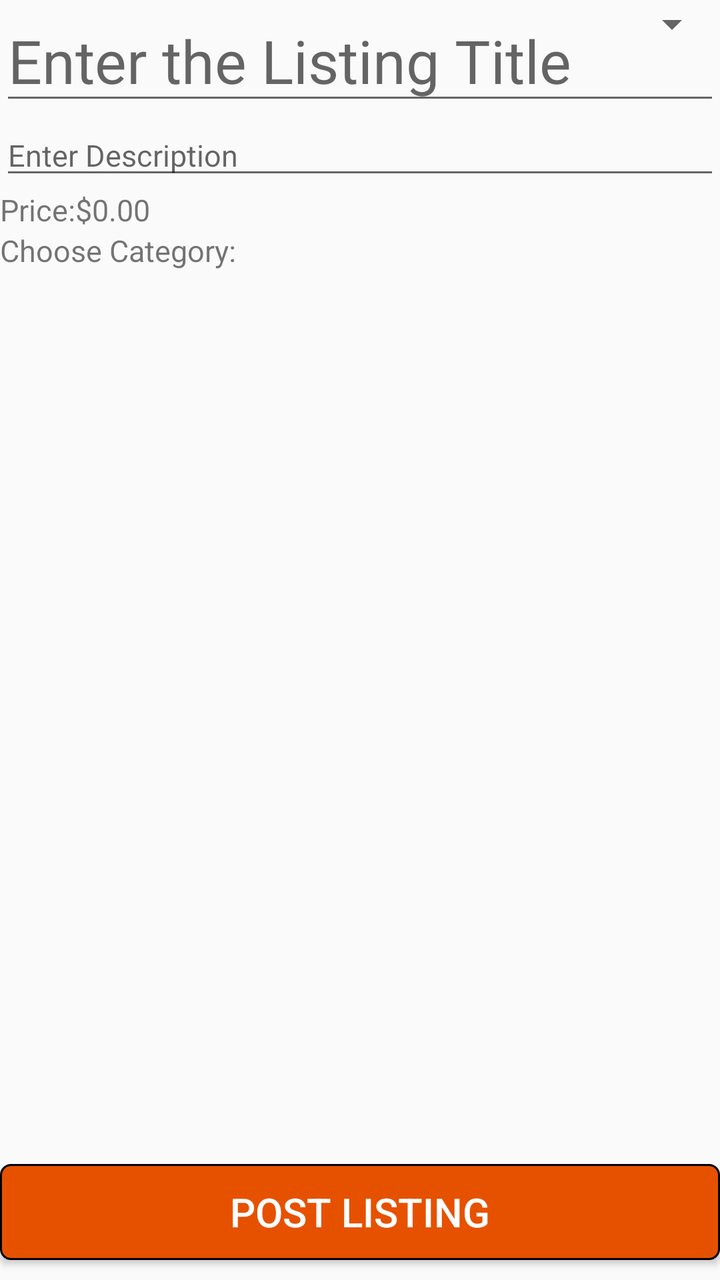
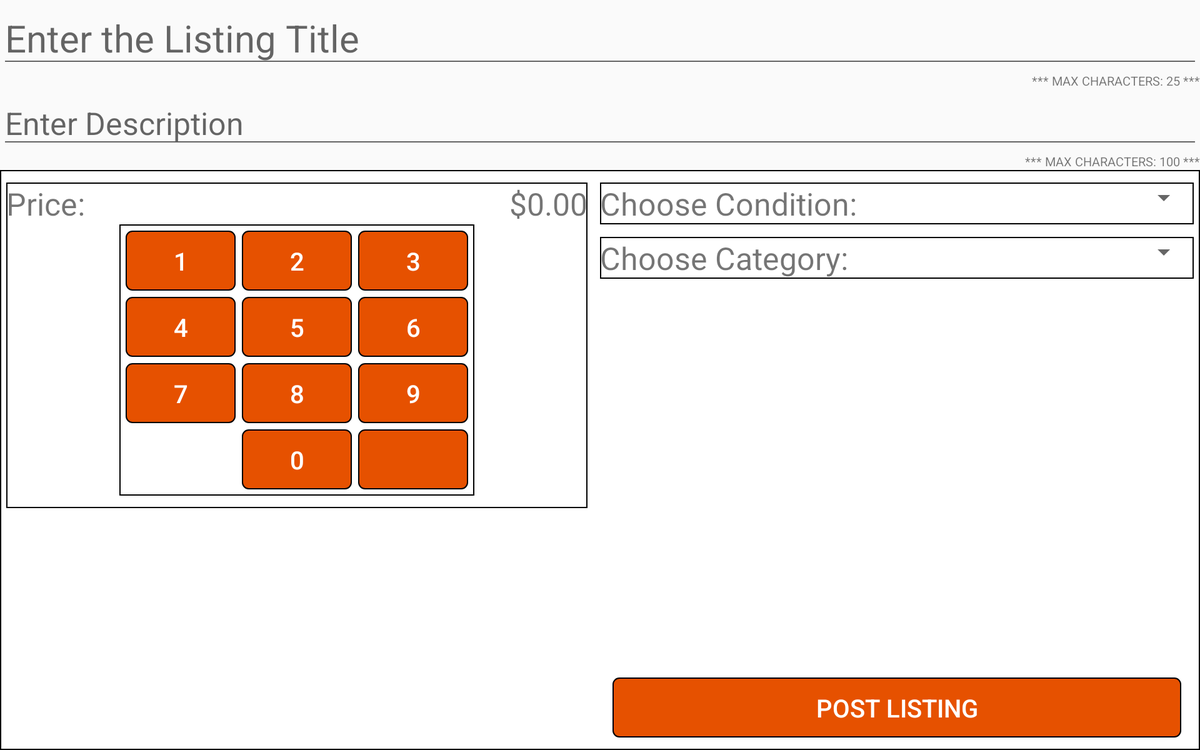

One screen, two layout resources from the same app: the default and the repository's alternative for another configuration. Each is rendered where Android would select it; the XML of both is given below.
<!-- AndroidManifest.xml: application theme AppTheme -->
<!-- res/layout/fragment_new_listing.xml -->
<RelativeLayout xmlns:android="http://schemas.android.com/apk/res/android"
    xmlns:tools="http://schemas.android.com/tools"
    android:layout_width="match_parent"
    android:layout_height="match_parent"
    tools:context=".NewListing">

    <EditText
        android:id="@+id/new_list_title"
        android:layout_width="match_parent"
        android:layout_height="wrap_content"
        android:hint="Enter the Listing Title"
        android:textSize="30dp"/>

    <EditText
        android:id="@+id/new_list_description"
        android:layout_width="match_parent"
        android:layout_height="wrap_content"
        android:hint="Enter Description"
        android:textSize="15dp"
        android:layout_below="@+id/new_list_title"/>

    <TextView
        android:id="@+id/new_list_price_tv"
        android:layout_width="wrap_content"
        android:layout_height="wrap_content"
        android:text="Price:"
        android:textSize="15dp"
        android:layout_below="@id/new_list_description" />

    <TextView
        android:id="@+id/new_list_price"
        android:layout_width="match_parent"
        android:layout_height="wrap_content"
        android:text="$0.00"
        android:textSize="15dp"
        android:layout_toRightOf="@+id/new_list_price_tv"
        android:layout_below="@id/new_list_description"/>

    <Button
        android:id="@+id/price_button"
        style="@style/ButtonStyle"
        android:text="CHANGE PRICE"
        android:layout_below="@+id/new_list_description"
        android:layout_toRightOf="@+id/new_list_price"/>

    <TextView
        android:id="@+id/new_list_category_tv"
        android:layout_width="wrap_content"
        android:layout_height="wrap_content"
        android:text="Choose Category:"
        android:textSize="15dp"
        android:layout_below="@+id/new_list_price_tv"/>

    <Spinner
        android:id="@+id/new_list_category_spinner"
        android:layout_width="match_parent"
        android:layout_height="wrap_content"
        android:textAlignment="center"/>

    <Button
        android:id="@+id/post_listing_button"
        style="@style/ButtonStyle"
        android:layout_alignParentBottom="true"
        android:text="POST LISTING"
        android:layout_marginBottom="10dp"/>

</RelativeLayout>
<!-- resources referenced by this layout -->
<resources>
  <style name="ButtonStyle">
          <item name="android:layout_width">match_parent</item>
          <item name="android:layout_height">wrap_content</item>
          <item name="android:textSize">20dp</item>
          <item name="android:textColor">#FFF</item>
          <item name="android:colorBackground">@color/colorPrimary</item>
          <item name="android:background">@drawable/rounded_button</item>
      </style>
  <style name="AppTheme" parent="Theme.AppCompat.Light.DarkActionBar">
          
          <item name="colorPrimary">@color/colorPrimary</item>
          <item name="colorPrimaryDark">@color/colorPrimaryDark</item>
      </style>
  <color name="colorPrimary">#E65100</color>
  <!-- drawable rounded_button (drawable) -->
  <?xml version="1.0" encoding="utf-8"?>
  <shape xmlns:android="http://schemas.android.com/apk/res/android" android:shape="rectangle">
      <gradient
          android:startColor="@color/colorPrimary"
          android:endColor="@color/colorPrimary">
      </gradient>
      <padding android:left="15dp"
          android:top="1dp"
          android:right="15dp"
          android:bottom="1dp" />
      <stroke
          android:width="1dp"
          android:color="#000" />
      <corners
          android:radius="5dp"/>
  </shape>
  <color name="colorPrimaryDark">#000</color>
</resources>
<!-- res/layout-large-land/fragment_new_listing.xml (the repository's variant of the layout above) -->
<!-- drawn on a 7-inch tablet turned sideways -->
<RelativeLayout xmlns:android="http://schemas.android.com/apk/res/android"
    xmlns:tools="http://schemas.android.com/tools"
    android:layout_width="match_parent"
    android:layout_height="match_parent"
    tools:context=".NewListing">

    <EditText
        android:id="@+id/new_list_title"
        android:layout_width="match_parent"
        android:layout_height="wrap_content"
        android:hint="Enter the Listing Title"
        android:textSize="30dp"
        android:maxLength="25"
        android:inputType="text"
        android:digits="@string/myAlphaNumeric"/>

    <TextView
        android:id="@+id/char_notice_title"
        android:layout_width="wrap_content"
        android:layout_height="wrap_content"
        android:text="*** MAX CHARACTERS: 25 ***"
        android:textSize="10dp"
        android:layout_below="@+id/new_list_title"
        android:layout_alignParentRight="true"/>

    <EditText
        android:id="@+id/new_list_description"
        android:layout_width="match_parent"
        android:layout_height="wrap_content"
        android:hint="Enter Description"
        android:textSize="25dp"
        android:inputType="text"
        android:digits="@string/myAlphaNumeric"
        android:layout_below="@+id/char_notice_title"/>

    <TextView
        android:id="@+id/char_notice_description"
        android:layout_width="wrap_content"
        android:layout_height="wrap_content"
        android:text="*** MAX CHARACTERS: 100 ***"
        android:textSize="10dp"
        android:layout_below="@+id/new_list_description"
        android:layout_alignParentRight="true"/>

    <TableRow
        android:id="@+id/other_params"
        android:layout_width="match_parent"
        android:layout_height="match_parent"
        android:layout_below="@id/char_notice_description"
        android:background="@drawable/text_view_border">

        <RelativeLayout
            android:id="@+id/new_list_price_block"
            android:background="@drawable/text_view_border"
            android:layout_below="@+id/char_notice_description"
            android:layout_width="match_parent"
            android:layout_height="wrap_content"
            android:layout_marginTop="10dp"
            android:layout_marginRight="10dp"
            android:layout_marginLeft="5dp"
            android:layout_weight="1">
            <TextView
                android:id="@+id/new_list_price_tv"
                android:layout_width="wrap_content"
                android:layout_height="wrap_content"
                android:text="Price: "
                android:textSize="25dp" />

            <TextView
                android:id="@+id/new_list_price"
                android:layout_width="match_parent"
                android:layout_height="wrap_content"
                android:text="$0.00"
                android:textSize="25dp"
                android:gravity="right"
                android:layout_toRightOf="@+id/new_list_price_tv" />

            
            <RelativeLayout
                android:id="@+id/number_button_block"
                android:background="@drawable/text_view_border"
                android:layout_below="@+id/new_list_price_tv"
                android:layout_width="wrap_content"
                android:layout_height="wrap_content"
                android:layout_marginBottom="10dp"
                android:layout_centerInParent="true">

                <Button
                    android:id="@+id/button_one"
                    style="@style/ButtonStyle"
                    android:layout_width="wrap_content"
                    android:text="1"
                    android:layout_marginRight="5dp"
                    android:layout_marginBottom="5dp"
                    android:layout_marginLeft="5dp"
                    android:layout_marginTop="5dp"/>

                <Button
                    android:id="@+id/button_two"
                    style="@style/ButtonStyle"
                    android:layout_width="wrap_content"
                    android:text="2"
                    android:layout_marginRight="5dp"
                    android:layout_marginBottom="5dp"
                    android:layout_marginTop="5dp"
                    android:layout_toRightOf="@id/button_one"/>

                <Button
                    android:id="@+id/button_three"
                    style="@style/ButtonStyle"
                    android:layout_width="wrap_content"
                    android:text="3"
                    android:layout_marginRight="5dp"
                    android:layout_marginBottom="5dp"
                    android:layout_marginTop="5dp"
                    android:layout_toRightOf="@+id/button_two"/>

                <Button
                    android:id="@+id/button_four"
                    style="@style/ButtonStyle"
                    android:layout_width="wrap_content"
                    android:text="4"
                    android:layout_marginRight="5dp"
                    android:layout_marginLeft="5dp"
                    android:layout_marginBottom="5dp"
                    android:layout_below="@+id/button_one"/>

                <Button
                    android:id="@+id/button_five"
                    style="@style/ButtonStyle"
                    android:layout_width="wrap_content"
                    android:text="5"
                    android:layout_marginRight="5dp"
                    android:layout_marginBottom="5dp"
                    android:layout_toRightOf="@+id/button_four"
                    android:layout_below="@+id/button_one"/>

                <Button
                    android:id="@+id/button_six"
                    style="@style/ButtonStyle"
                    android:layout_width="wrap_content"
                    android:text="6"
                    android:layout_marginRight="5dp"
                    android:layout_marginBottom="5dp"
                    android:layout_toRightOf="@+id/button_two"
                    android:layout_below="@+id/button_one"/>

                <Button
                    android:id="@+id/button_seven"
                    style="@style/ButtonStyle"
                    android:layout_width="wrap_content"
                    android:text="7"
                    android:layout_marginRight="5dp"
                    android:layout_marginLeft="5dp"
                    android:layout_marginBottom="5dp"
                    android:layout_below="@+id/button_four"/>

                <Button
                    android:id="@+id/button_eight"
                    style="@style/ButtonStyle"
                    android:layout_width="wrap_content"
                    android:text="8"
                    android:layout_marginRight="5dp"
                    android:layout_marginBottom="5dp"
                    android:layout_toRightOf="@+id/button_seven"
                    android:layout_below="@+id/button_four"/>

                <Button
                    android:id="@+id/button_nine"
                    style="@style/ButtonStyle"
                    android:layout_width="wrap_content"
                    android:text="9"
                    android:layout_marginRight="5dp"
                    android:layout_marginBottom="5dp"
                    android:layout_toRightOf="@+id/button_eight"
                    android:layout_below="@+id/button_four"/>

                <Button
                    android:id="@+id/button_zero"
                    style="@style/ButtonStyle"
                    android:layout_width="wrap_content"
                    android:text="0"
                    android:layout_marginRight="5dp"
                    android:layout_marginBottom="5dp"
                    android:layout_below="@+id/button_eight"
                    android:layout_centerInParent="true"/>

                <Button
                    android:id="@+id/price_back_button"
                    style="@style/ButtonStyle"
                    android:layout_width="wrap_content"
                    android:drawableEnd="@drawable/right_arrow_icon"
                    android:layout_marginRight="5dp"
                    android:layout_marginBottom="5dp"
                    android:layout_below="@id/button_eight"
                    android:layout_toRightOf="@id/button_zero"/>

            </RelativeLayout>
        </RelativeLayout>

        <RelativeLayout
            android:layout_weight="1"
            android:layout_width="match_parent"
            android:layout_height="match_parent"
            android:layout_marginRight="5dp">

            <TableRow
                android:id="@+id/new_list_condition_row"
                android:background="@drawable/text_view_border"
                android:layout_width="match_parent"
                android:layout_height="wrap_content"
                android:layout_marginTop="10dp">
                <TextView
                    android:id="@+id/new_list_condition_tv"
                    android:layout_width="wrap_content"
                    android:layout_height="wrap_content"
                    android:text="Choose Condition:"
                    android:textSize="25dp"/>

                <Spinner
                    android:id="@+id/new_list_condition_spinner"
                    android:layout_width="match_parent"
                    android:layout_height="wrap_content"
                    android:textAlignment="center" />

            </TableRow>

            <TableRow
                android:id="@+id/new_list_category_row"
                android:layout_below="@+id/new_list_condition_row"
                android:background="@drawable/text_view_border"
                android:layout_width="match_parent"
                android:layout_height="wrap_content"
                android:layout_marginTop="10dp">
                <TextView
                    android:id="@+id/new_list_category_tv"
                    android:layout_width="wrap_content"
                    android:layout_height="wrap_content"
                    android:text="Choose Category:"
                    android:textSize="25dp" />

                <Spinner
                    android:id="@+id/new_list_category_spinner"
                    android:layout_width="match_parent"
                    android:layout_height="wrap_content"
                    android:textAlignment="center"/>
            </TableRow>


            <Button
                android:id="@+id/post_listing_button"
                style="@style/ButtonStyle"
                android:layout_alignParentBottom="true"
                android:text="POST LISTING"
                android:layout_marginBottom="10dp"
                android:layout_marginRight="10dp"
                android:layout_marginLeft="10dp"/>

        </RelativeLayout>

    </TableRow>




</RelativeLayout>
<!-- resources referenced by the variant -->
<!-- as a 7-inch tablet turned sideways resolves them -->
<resources>
  <!-- drawable text_view_border (drawable) -->
  <?xml version="1.0" encoding="utf-8"?>
  <shape xmlns:android="http://schemas.android.com/apk/res/android" android:shape="rectangle" >
      <solid android:color="#ffffff" />
      <stroke android:width="1dip" android:color="#000"/>
  </shape>
  <string name="myAlphaNumeric">abcdefghijklmnopqrstuvwxyz ABCDEFGHIJKLMNOPQRSTUVWXYZ0123456789</string>
  <style name="ButtonStyle">
          <item name="android:layout_width">match_parent</item>
          <item name="android:layout_height">wrap_content</item>
          <item name="android:textSize">20dp</item>
          <item name="android:textColor">#FFF</item>
          <item name="android:colorBackground">@color/colorPrimary</item>
          <item name="android:background">@drawable/rounded_button</item>
      </style>
  <style name="AppTheme" parent="Theme.AppCompat.Light.DarkActionBar">
          
          <item name="colorPrimary">@color/colorPrimary</item>
          <item name="colorPrimaryDark">@color/colorPrimaryDark</item>
      </style>
  <color name="colorPrimary">#E65100</color>
  <!-- drawable rounded_button (drawable) -->
  <?xml version="1.0" encoding="utf-8"?>
  <shape xmlns:android="http://schemas.android.com/apk/res/android" android:shape="rectangle">
      <gradient
          android:startColor="@color/colorPrimary"
          android:endColor="@color/colorPrimary">
      </gradient>
      <padding android:left="15dp"
          android:top="1dp"
          android:right="15dp"
          android:bottom="1dp" />
      <stroke
          android:width="1dp"
          android:color="#000" />
      <corners
          android:radius="5dp"/>
  </shape>
  <color name="colorPrimaryDark">#000</color>
</resources>
